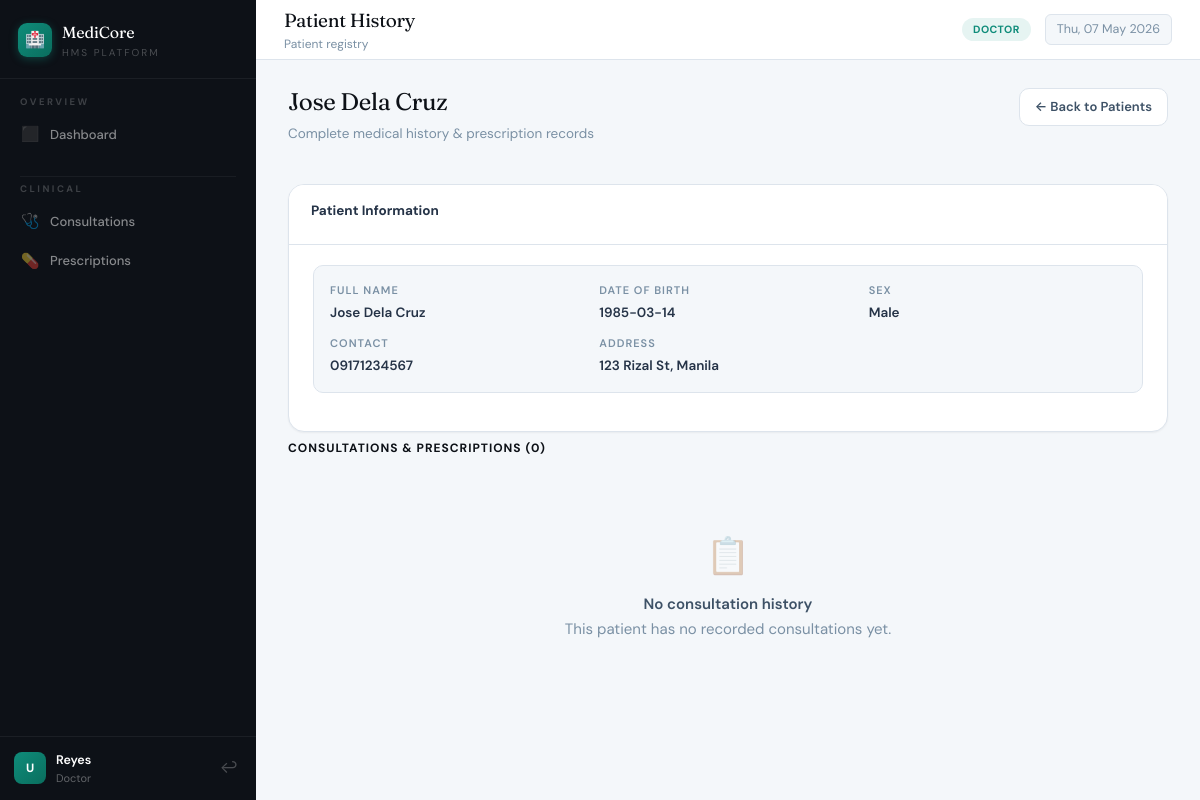
The page /admin/patient_history.php?id=1 (signed in) on the database its author committed.
### tables this page shows
CREATE TABLE patients (
    id         INT AUTO_INCREMENT PRIMARY KEY,
    firstname  VARCHAR(100) NOT NULL,
    lastname   VARCHAR(100) NOT NULL,
    birthdate  DATE,
    sex        ENUM('Male','Female','Other'),
    address    TEXT,
    contact    VARCHAR(20),
    created_at TIMESTAMP DEFAULT CURRENT_TIMESTAMP
);

### includes/db.php (called while the page is built, shortened)
<?php
function getDB(): PDO {
    static $pdo = null;
    if ($pdo === null) {
        try {
            $pdo = new PDO(
                'mysql:host=' . DB_HOST . ';dbname=' . DB_NAME . ';charset=utf8mb4',
                DB_USER, DB_PASS,
                [
                    PDO::ATTR_ERRMODE            => PDO::ERRMODE_EXCEPTION,
                    PDO::ATTR_DEFAULT_FETCH_MODE => PDO::FETCH_ASSOC,
                    PDO::ATTR_EMULATE_PREPARES   => false,
                ]
            );
        } catch (PDOException $e) {
            error_log('DB Connection Error: ' . $e->getMessage());
            die('<div style="font-family:sans-serif;padding:40px;color:#dc2626;max-width:600px">
                <h2>⚠️ Database Connection Failed</h2>
                <p style="color:#64748b;">Could not connect to <strong>' . DB_NAME . '</strong> on <strong>' . DB_HOST . '</strong>.</p>
                <p style="color:#94a3b8;font-size:14px;">Check your XAMPP MySQL service and credentials in <code>includes/db.php</code></p>
            </div>');
        }
    }
    return $pdo;
}

### includes/functions.php (called while the page is built, shortened)
<?php
require_once __DIR__ . '/db.php';
function e(string $s): string {
    return htmlspecialchars($s, ENT_QUOTES, 'UTF-8');
}
function getPatientById(int $id): ?array {
    $s = getDB()->prepare("SELECT * FROM patients WHERE id=?");
    $s->execute([$id]); return $s->fetch() ?: null;
}
function getPatientHistory(int $pid): array {
    $s = getDB()->prepare(
        "SELECT c.*, u.firstname AS d_fn, u.lastname AS d_ln
         FROM consultations c JOIN appointments a ON c.appointment_id=a.id
         JOIN doctors d ON a.doctor_id=d.id JOIN users u ON d.user_id=u.id
         WHERE a.patient_id=? ORDER BY c.consultation_date DESC"
    );
    $s->execute([$pid]); $rows = $s->fetchAll();
    return $rows;
}

### admin/patient_history.php (the view, shortened to what this page needs)
<?php
require_once __DIR__ . '/../includes/db.php';
require_once __DIR__ . '/../includes/functions.php';
require_once __DIR__ . '/../includes/layout.php';
$patient = getPatientById((int)($_GET['id'] ?? 0));
$history = getPatientHistory($patient['id']);
?>
<div class="page-header">
  <div>
    <h2><?= e($patient['firstname'] . ' ' . $patient['lastname']) ?></h2>
    <p>Complete medical history &amp; prescription records</p>
  </div>
  <a href="/hms/admin/patients.php" class="btn btn-ghost">← Back to Patients</a>
</div>
<div class="card mb-2">
  <div class="card-header"><div class="card-title">Patient Information</div></div>
  <div style="padding:20px 24px">
    <div class="detail-grid">
      <div><div class="di-label">Full Name</div><div class="di-val"><?= e($patient['firstname'].' '.$patient['lastname']) ?></div></div>
      <div><div class="di-label">Date of Birth</div><div class="di-val"><?= e($patient['birthdate']) ?></div></div>
      <div><div class="di-label">Sex</div><div class="di-val"><?= e($patient['sex']) ?></div></div>
      <div><div class="di-label">Contact</div><div class="di-val"><?= e($patient['contact']) ?></div></div>
      <div style="grid-column:span 2"><div class="di-label">Address</div><div class="di-val"><?= e($patient['address']) ?></div></div>
    </div>
  </div>
</div>
<div style="font-size:12px;font-weight:700;color:var(--gray-400);text-transform:uppercase;letter-spacing:1px;margin-bottom:16px">
  Consultations &amp; Prescriptions (<?= count($history) ?>)
</div>
<?php if ($history): foreach ($history as $c): ?>
<div class="rx-card">
  <div class="d-flex justify-content-between align-items-start mb-2">
    <div class="d-flex align-items-center gap-2">
      <div class="rx-pill-icon">🩺</div>
      <div>
        <div style="font-size:16px;font-weight:700;color:var(--gray-900)"><?= e($c['diagnosis']) ?></div>
        <div class="text-sm"><?= e($c['consultation_date']) ?> &middot; Dr. <?= e($c['d_fn'].' '.$c['d_ln']) ?></div>
      </div>
    </div>
  </div>
  <p style="font-size:13.5px;color:var(--gray-500);margin-bottom:<?= count($c['prescriptions'])>0?'16':'0' ?>px"><?= nl2br(e($c['notes'])) ?></p>
  <?php if ($c['prescriptions']): ?>
  <div style="font-size:11px;font-weight:700;color:var(--gray-400);text-transform:uppercase;letter-spacing:1px;margin-bottom:10px">Prescriptions</div>
  <div class="row g-2">
    <?php foreach ($c['prescriptions'] as $rx): ?>
    <div class="col-md-6">
      <div style="background:white;border:1px solid var(--gray-200);border-radius:8px;padding:14px">
        <div style="color:var(--teal);font-weight:700;margin-bottom:8px">💊 <?= e($rx['medicine_name']) ?></div>
        <div style="display:grid;grid-template-columns:repeat(3,1fr);gap:8px;font-size:12px">
          <div><div class="di-label">Dosage</div><div style="font-weight:600;color:var(--gray-800)"><?= e($rx['dosage']) ?></div></div>
          <div><div class="di-label">Frequency</div><div style="font-weight:600;color:var(--gray-800)"><?= e($rx['frequency']) ?></div></div>
          <div><div class="di-label">Duration</div><div style="font-weight:600;color:var(--gray-800)"><?= e($rx['duration']) ?></div></div>
        </div>
        <?php if ($rx['instructions']): ?>
        <div style="margin-top:8px;font-size:12px;color:var(--gray-400)">ℹ️ <?= e($rx['instructions']) ?></div>
        <?php endif; ?>
      </div>
    </div>
    <?php endforeach; ?>
  </div>
  <?php endif; ?>
</div>
<?php endforeach; else: ?>
<div class="empty-state"><div class="ei">📋</div><h4>No consultation history</h4><p>This patient has no recorded consultations yet.</p></div>
<?php endif; ?>

### assets/css/style.css (style rules this page uses)
:root { --ink: #0d1117; --ink-2: #1a2332; --ink-3: #253347; --slate: #3d5166; --muted: #7a90a4; --subtle: #b0c0cf; --border: #dde4ec; --surface: #f4f7fa; --white: #ffffff; --accent: #0f8c7a; --accent-2: #0a6e5e; --accent-3: #e6f4f2; --accent-glow:rgba(15,140,122,.15); --blue: #2155b8; --blue-pale: #eef2fb; --green: #1a7a45; --green-pale: #eaf5ee; --red: #c0392b; --red-pale: #fdf2f0; --amber: #b45309; --amber-pale: #fef8ee; --teal: #0f8c7a; --teal-pale: #e6f4f2; --font-display: 'Fraunces', Georgia, 'Times New Roman', serif; --font-body: 'DM Sans', -apple-system, system-ui, sans-serif; --sidebar-w: 256px; --header-h: 60px; --radius-sm: 6px; --radius: 10px; --radius-lg: 16px; --radius-xl: 22px; --shadow-xs: 0 1px 2px rgba(13,17,23,.05); --shadow-sm: 0 1px 4px rgba(13,17,23,.07), 0 2px 8px rgba(13,17,23,.04); --shadow: 0 4px 16px rgba(13,17,23,.09), 0 1px 4px rgba(13,17,23,.05); --shadow-lg: 0 12px 40px rgba(13,17,23,.13), 0 4px 12px rgba(13,17,23,.07); --shadow-accent: 0 4px 20px rgba(15,140,122,.25); }
*, *::before, *::after { box-sizing: border-box; margin: 0; padding: 0; }
html { font-size: 15px; -webkit-text-size-adjust: 100%; }
body { font-family: var(--font-body); background: var(--surface); color: var(--ink); min-height: 100vh; -webkit-font-smoothing: antialiased; -moz-osx-font-smoothing: grayscale; }
.page-header { display: flex; align-items: flex-start; justify-content: space-between; margin-bottom: 24px; }
.page-header h2 { font-family: var(--font-display); font-size: 24px; font-weight: 400; color: var(--ink); letter-spacing: -.4px; }
.page-header p { font-size: 13.5px; color: var(--muted); margin-top: 4px; }
.card { background: var(--white); border: 1px solid var(--border); border-radius: var(--radius-lg); box-shadow: var(--shadow-xs); overflow: hidden; margin-bottom: 20px; }
.card-header { padding: 16px 22px; border-bottom: 1px solid var(--border); display: flex; align-items: center; justify-content: space-between; background: var(--white); }
.card-title { font-size: 13.5px; font-weight: 700; color: var(--ink-3); }
.btn { display: inline-flex; align-items: center; gap: 6px; padding: 8px 15px; border-radius: var(--radius); font-family: var(--font-body); font-size: 13px; font-weight: 600; cursor: pointer; border: none; transition: all .15s; text-decoration: none; white-space: nowrap; }
.btn-ghost { background: white; color: var(--slate); border: 1.5px solid var(--border); }
.empty-state { text-align: center; padding: 56px 20px; color: var(--muted); }
.empty-state .ei { font-size: 36px; opacity: .35; margin-bottom: 12px; }
.empty-state h4 { font-size: 15px; font-weight: 600; color: var(--slate); margin-bottom: 5px; }
.detail-grid { display: grid; grid-template-columns: repeat(3,1fr); gap: 12px; background: var(--surface); border-radius: var(--radius); padding: 16px; margin-bottom: 18px; border: 1px solid var(--border); }
.di-label { font-size: 11px; color: var(--muted); text-transform: uppercase; letter-spacing: 1px; font-weight: 600; }
.di-val { font-size: 13.5px; font-weight: 600; color: var(--ink-3); margin-top: 4px; }
.mb-2 { margin-bottom: 16px; }

### rows shown on the page
patients: firstname+lastname "Jose Dela Cruz", birthdate "1985-03-14", sex "Male", contact "09171234567", address "123 Rizal St, Manila"

### other values the page prints
$u['initials'] "U"
$u['name'] "Reyes"
$u['role'] "Doctor"
$title "Patient History"
$pageSub "Patient registry"
count($history) "0"
